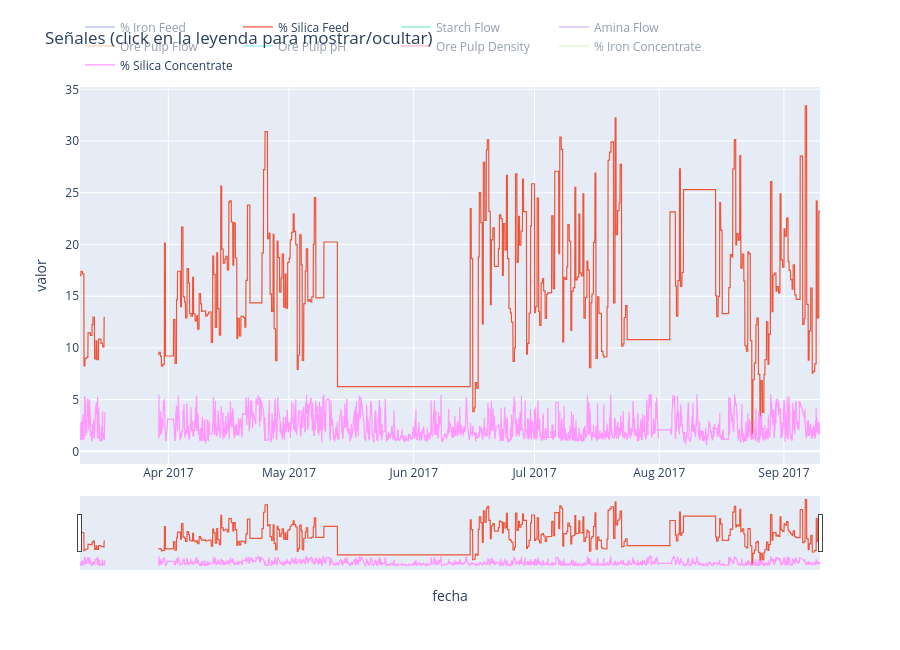

This figure's notebook cell:
### Markdown cell above
# Explorador interactivo de señales

Gráfico interactivo (Plotly) sobre `df` (agregado horario) para inspeccionar el
comportamiento de las señales a conveniencia:

- **Añadir/quitar señales**: click en su nombre en la leyenda (empiezan todas
  ocultas salvo las indicadas en `default_visible`).
- **Zoom**: arrastrar sobre la zona de interés; doble click para reset.
- **Navegar sin perder rango de zoom**: usar el range slider inferior.
- **Comparar valores en un instante**: el hover muestra todas las señales
  visibles en esa fecha (`hovermode='x unified'`).

Requiere `plotly` instalado en el entorno del kernel (`pip install plotly`).

### Code cell
import plotly.graph_objects as go

def plot_signals(data=df, columns=None, default_visible=None, height=650, title=None):
    """Grafico interactivo: una traza por columna, activable/desactivable desde
    la leyenda. `columns` por defecto es sensor_cols + lab_cols."""
    if columns is None:
        columns = sensor_cols + lab_cols
    if default_visible is None:
        default_visible = []

    fig = go.Figure()
    for col in columns:
        fig.add_trace(go.Scatter(
            x=data.index,
            y=data[col],
            name=col,
            mode='lines',
            line=dict(width=1.2),
            visible=True if col in default_visible else 'legendonly',
        ))

    fig.update_layout(
        height=height,
        title=title or 'Señales (click en la leyenda para mostrar/ocultar)',
        xaxis=dict(rangeslider=dict(visible=True), title='fecha'),
        yaxis=dict(title='valor'),
        legend=dict(orientation='h', yanchor='bottom', y=1.02, xanchor='left', x=0),
        hovermode='x unified',
        margin=dict(t=80),
    )
    return fig


# Ejemplo de uso: cambia `columns`/`default_visible` a conveniencia para cada analisis
plot_signals(df, default_visible=['% Silica Feed', '% Silica Concentrate']).show()

### Figure 1 — Plotly figure (JSON) as saved in the notebook; plotly's stock layout.template omitted (floating-point values rounded to 4 significant figures; data arrays with more than 128 entries replaced by an {"elided": "..."} marker saying what was removed)
{"data": [{"line": {"width": 1.2}, "mode": "lines", "name": "% Iron Feed", "type": "scatter", "visible": "legendonly", "x": {"elided": "4415 str values"}, "y": {"elided": "4415 float values"}}, {"line": {"width": 1.2}, "mode": "lines", "name": "% Silica Feed", "type": "scatter", "visible": true, "x": {"elided": "4415 str values"}, "y": {"elided": "4415 float values"}}, {"line": {"width": 1.2}, "mode": "lines", "name": "Starch Flow", "type": "scatter", "visible": "legendonly", "x": {"elided": "4415 str values"}, "y": {"elided": "4415 float values"}}, {"line": {"width": 1.2}, "mode": "lines", "name": "Amina Flow", "type": "scatter", "visible": "legendonly", "x": {"elided": "4415 str values"}, "y": {"elided": "4415 float values"}}, {"line": {"width": 1.2}, "mode": "lines", "name": "Ore Pulp Flow", "type": "scatter", "visible": "legendonly", "x": {"elided": "4415 str values"}, "y": {"elided": "4415 float values"}}, {"line": {"width": 1.2}, "mode": "lines", "name": "Ore Pulp pH", "type": "scatter", "visible": "legendonly", "x": {"elided": "4415 str values"}, "y": {"elided": "4415 float values"}}, {"line": {"width": 1.2}, "mode": "lines", "name": "Ore Pulp Density", "type": "scatter", "visible": "legendonly", "x": {"elided": "4415 str values"}, "y": {"elided": "4415 float values"}}, {"line": {"width": 1.2}, "mode": "lines", "name": "% Iron Concentrate", "type": "scatter", "visible": "legendonly", "x": {"elided": "4415 str values"}, "y": {"elided": "4415 float values"}}, {"line": {"width": 1.2}, "mode": "lines", "name": "% Silica Concentrate", "type": "scatter", "visible": true, "x": {"elided": "4415 str values"}, "y": {"elided": "4415 float values"}}], "layout": {"height": 650, "hovermode": "x unified", "legend": {"orientation": "h", "x": 0, "xanchor": "left", "y": 1.02, "yanchor": "bottom"}, "margin": {"t": 80}, "title": {"text": "Señales (click en la leyenda para mostrar/ocultar)"}, "xaxis": {"rangeslider": {"visible": true}, "title": {"text": "fecha"}}, "yaxis": {"title": {"text": "valor"}}}}
